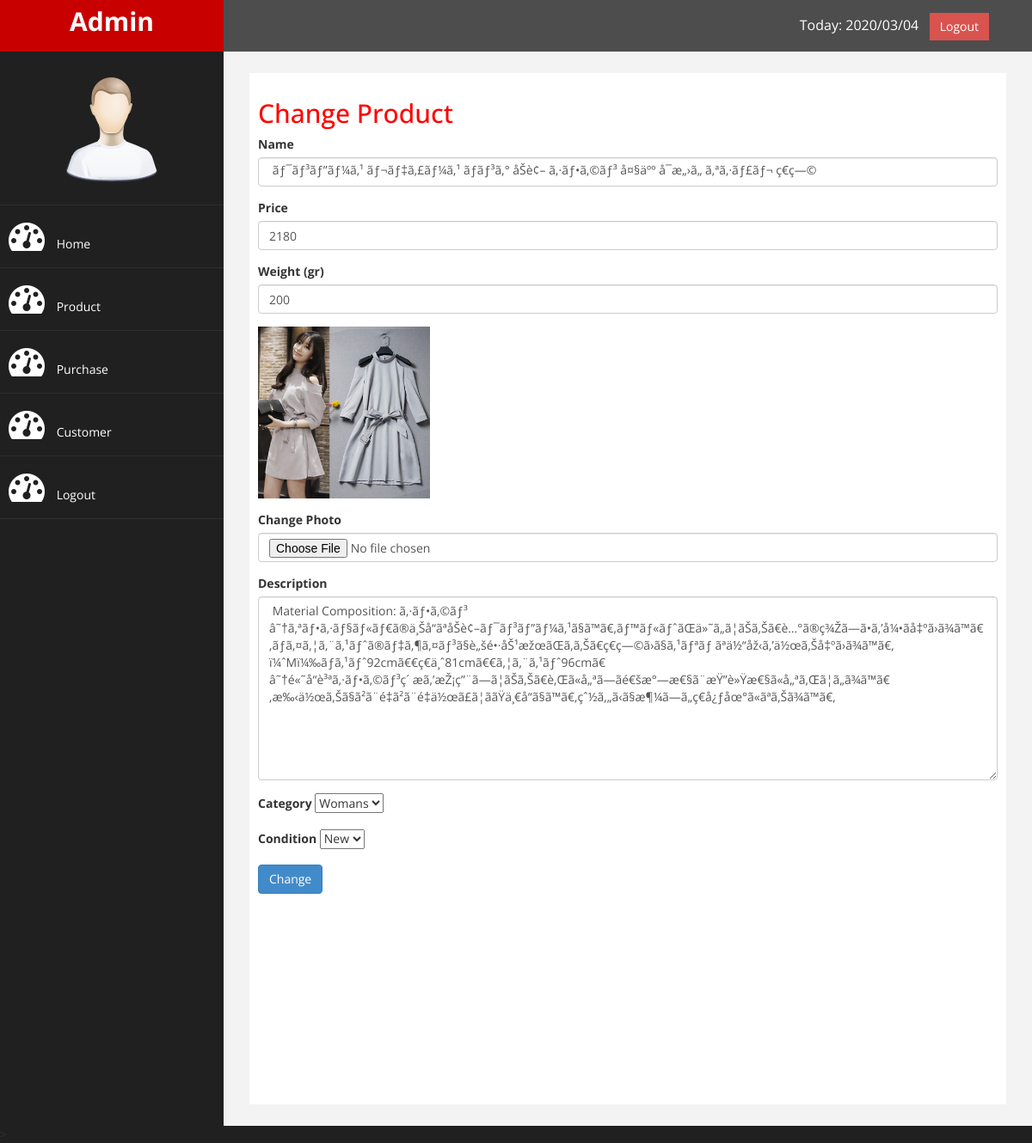
The page /admin/index.php?pages=changeproduct&id=12 (signed in) on the database its author committed.
### tables this page shows
CREATE TABLE `product` (
  `id_product` int(11) NOT NULL,
  `name_product` varchar(100) NOT NULL,
  `price_product` int(11) NOT NULL,
  `weight_product` int(11) NOT NULL,
  `photo_product` varchar(100) NOT NULL,
  `description_product` text NOT NULL,
  `category_product` varchar(100) NOT NULL,
  `condition_product` varchar(30) NOT NULL
);

### admin/changeproduct.php (the view, shortened to what this page needs)
<h2>Change Product</h2>
<?php
	$get = $connectdb->query("SELECT * FROM product WHERE id_product='$_GET[id]'");
	$row = $get->fetch_assoc();
?>
<form method="post" enctype="multipart/form-data">
	<div class="form-group">
		<label>Name</label>
		<input type="text" class="form-control" name="name_product" value="<?php echo $row['name_product'];?>">
	</div>
	<div class="form-group">
		<label>Price</label>
		<input type="number" class="form-control" name="price"
		value="<?php echo $row['price_product'];?>">
	</div>
	<div class="form-group">
		<label>Weight (gr)</label>
		<input type="number" class="form-control" name="weight" value="<?php echo $row['weight_product'];?>">
	</div>
	<div class="form-group">
		<img src="../photo_product/<?php echo $row['photo_product'];?>" width="200">
	</div>
	<div class="form-group">
		<label>Change Photo</label>
		<input type="file" class="form-control" name="photo">
	</div>
	<div class="form-group">
		<label>Description</label>
		<textarea class="form-control" name="description" rows="10"><?php echo $row['description_product'];?>
		</textarea>
	</div>
	<div class="form-group">
		<label>Category</label>
		<select id="category" name="category">
		  <option value="<?php echo $row['category_product'];?>"><?php echo $row['category_product'];?></option>
		</select>
	</div>
	<div class="form-group">
		<label>Condition</label>
		<select id="condition" name="condition" >
		  <option value="<?php echo $row['condition_product'];?>"><?php echo $row['condition_product'];?></option>
		</select>
	</div>
	<button class="btn btn-primary" name="change">Change</button>
</form>

### admin/assets/css/custom.css (style rules this page uses)
body { font-family: 'Open Sans', sans-serif; }
h2 { color: #f00; }

### rows shown on the page
product: name_product "ãƒ¯ãƒ³ãƒ”ãƒ¼ã‚¹ ãƒ¬ãƒ‡ã‚£ãƒ¼ã‚¹ ãƒ­ãƒ³ã‚° åŠè¢– ã‚·ãƒ•ã‚©ãƒ³ å¤§äºº å¯æ„›ã„ ã‚ªã‚·ãƒ£ãƒ¬ ç€ç—©", price "2180", weight "200", photo_product (picture), description "Material Composition: ã‚·ãƒ•ã‚©ãƒ³ â˜†ã‚ªãƒ•ã‚·ãƒ§ãƒ«ãƒ€ã®ä¸Šå“ãªåŠè¢–ãƒ¯ãƒ³ãƒ”ãƒ¼ã‚¹ã§ã™ã€‚ãƒ™ãƒ«ãƒˆãŒä»˜ã„ã¦ãŠã‚Šã€è…°ã®ç¾Žã—ã•ã‚’å¼•ãå‡ºã›ã¾ã™ã€‚ãƒã‚¤ã‚¦ã‚¨ã‚¹ãƒˆã®ãƒ‡ã‚¶ã‚¤ãƒ³ã§è„šé•·åŠ¹æžœãŒã‚ã‚Šã€ç€ç—©ã›ã§ã‚¹ãƒªãƒ ãªä½“åž‹ã‚’ä½œã‚Šå‡ºã›ã¾ã™ã€‚ ï¼ˆMï¼‰ãƒã‚¹ãƒˆ92cmã€€ç€ä¸ˆ81cmã€€ã‚¦ã‚¨ã‚¹ãƒˆ96cmã€ â˜†é«˜å“è³ªã‚·ãƒ•ã‚©ãƒ³ç´ æã‚’æŽ¡ç”¨ã—ã¦ãŠã‚Šã€è‚Œã«å„ªã—ãé€šæ°—æ€§ã¨æŸ”è»Ÿæ€§ã«å„ªã‚Œã¦ã„ã¾ã™ã€‚æ‰‹ä½œã‚Šã§ã²ã¨é‡ã²ã¨é‡ä½œã£ã¦ããŸä¸€å“ã§ã™ã€‚çˆ½ã‚„ã‹ã§æ¶¼ã—ã„ç€å¿ƒåœ°ã«ãªã‚Šã¾ã™ã€‚", category "Womans", condition "New"
